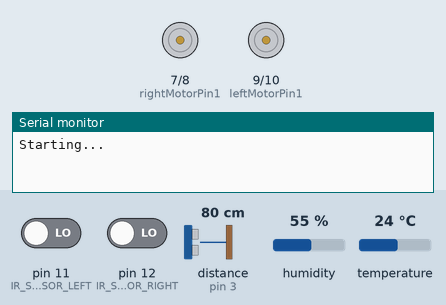
Recording of a sketch running on a simulated Arduino Uno, built with avr-gcc and run on an emulated ATmega328P. On the bench: motor-driver pin pairs drawn as motors (green arrow = first pin HIGH = forward, orange = second pin HIGH = backward, longer = more drive), the last lines printed to the serial monitor. The inputs (shaded band) are chosen by the test bench; at power-on: pin 11 (IR_SENSOR_LEFT) LOW, pin 12 (IR_SENSOR_RIGHT) LOW, distance to the obstacle (sensor on pin 3) 80 cm, humidity 55 %, temperature 24 °C.

Above: at 2.8 s.
2.9 s: pin 11 (IR_SENSOR_LEFT) driven HIGH
At 3.4 s:
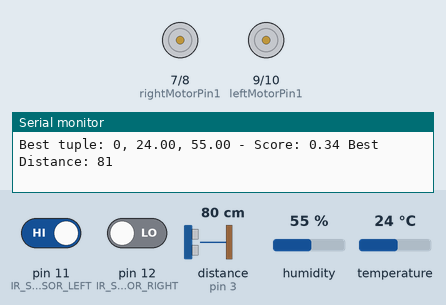
4.5 s: pin 11 (IR_SENSOR_LEFT) driven LOW
At 7.0 s:
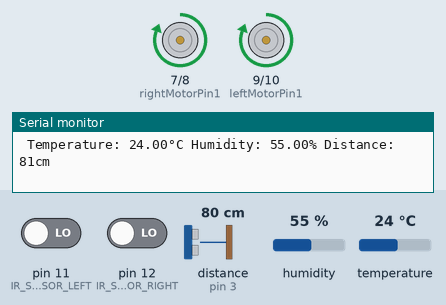
7.6 s: pin 12 (IR_SENSOR_RIGHT) driven HIGH
At 10.0 s:
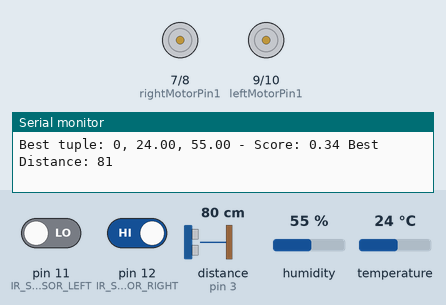
10.6 s: pin 12 (IR_SENSOR_RIGHT) driven LOW
At 13.3 s:
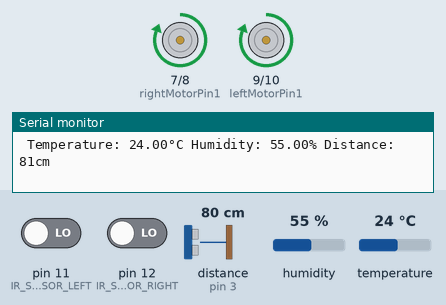
Timing chart, 0 to 14.7 s (numbered marks = the images above; inputs shaded):
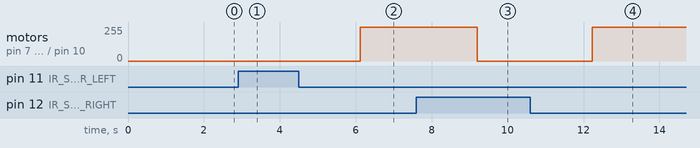

The sketch:

zen.ino.ino
```cpp
#include <NewPing.h>
#include <DHT.h>
// #include <ESP8266WiFi.h>
#include <SoftwareSerial.h>
int signalStrength = 0;
float temperature = 0.0;
float humidity = 0.0;
float distance = 0.0;

int targetSignal = -50;
float targetTemp = 22.0;
float targetHumidity = 50.0;

float weightSignal = 0.4;
float weightTemp = 0.4;
float weightHumidity = 0.2;

float bestScore = -999.0;
int bestSignal = 0;
float bestTemp = 0.0;
float bestHumidity = 0.0;
int bestDistance = 0;

// Set the RX and TX pins for the software serial connection
SoftwareSerial esp8266(5, 6); // RX, TX

#define DHTPIN 4 // Pin where the DHT11 sensor is connected
#define DHTTYPE DHT11 // Type of sensor used

NewPing sonar(2, 3, 200);
DHT dht(DHTPIN, DHTTYPE); // Create an instance of the DHT sensor

#define IR_SENSOR_RIGHT 12
#define IR_SENSOR_LEFT 11
#define MOTOR_SPEED 180

//Right motor
// int enableRightMotor=6;
int rightMotorPin1=7;
int rightMotorPin2=8;

//Left motor
// int enableLeftMotor=5;
int leftMotorPin1=9;
int leftMotorPin2=10;
// byte TCCR0B;

void setup()
{
  Serial.begin(9600);    // Initialize serial communication
  esp8266.begin(9600);  // Set the baud rate for the software serial connection
  Serial.println("Starting...");
  dht.begin();           // Initialize DHT11 sensor
  //The problem with TT gear motors is that, at very low pwm value it does not even rotate.
  //If we increase the PWM value then it rotates faster and our robot is not controlled in that speed and goes out of line.
  //For that we need to increase the frequency of analogWrite.
  //Below line is important to change the frequency of PWM signal on pin D5 and D6
  //Because of this, motor runs in controlled manner (lower speed) at high PWM value.
  //This sets frequecny as 7812.5 hz.
  // TCCR0B = TCCR0B & B11111000 | B00000010 ;

  // put your setup code here, to run once:
  // pinMode(enableRightMotor, OUTPUT);
  pinMode(rightMotorPin1, OUTPUT);
  pinMode(rightMotorPin2, OUTPUT);

  // pinMode(enableLeftMotor, OUTPUT);
  pinMode(leftMotorPin1, OUTPUT);
  pinMode(leftMotorPin2, OUTPUT);

  pinMode(IR_SENSOR_RIGHT, INPUT);
  pinMode(IR_SENSOR_LEFT, INPUT);
  rotateMotor(0,0);
}

unsigned long lostLineTime = 0;
bool lineLost = false;
const unsigned long lineLostDuration = 3000; // Time in milliseconds

void loop()
{
  // Send AT command to the ESP8266 to get the signal strength
  // esp8266.println("AT+CWJAP?");

  // // Wait for the response from the ESP8266
  // delay(1000);
  // while (esp8266.available() > 0) {
  //   // Read the response from the ESP8266
  //   String response = esp8266.readString();
  //   Serial.println(response);

  //   // Extract the signal strength from the response
  //   int start = response.indexOf("RSSI:");
  //   if (start != -1) {
  //     int end = response.indexOf("dBm", start);
  //     if (end != -1) {
  //       String rssi_str = response.substring(start + 5, end);
  //       int rssi = rssi_str.toInt();
  //       Serial.print("Signal Strength: ");
  //       Serial.print(rssi);
  //       Serial.println(" dBm");
  //     }
  //   }
  // }
  delay(2000);
  if (esp8266.available() >= 0) {
    String response = esp8266.readStringUntil('\n');
    if (response.startsWith("Wi-Fi signal strength: ")) {
      signalStrength = response.substring(23).toInt();
      Serial.print("Signal strength: ");
      Serial.print(signalStrength);
    }
  }

  float temperature = dht.readTemperature(); // Read temperature from the DHT sensor
  float humidity = dht.readHumidity(); // Read humidity from the DHT sensor
  int distance = sonar.ping_cm();
  // int signalStrength = WiFi.RSSI();
  Serial.println(" Temperature: " + String(temperature) + "°C "+"Humidity: " + String(humidity)+"% "+"Distance: " + String(distance)+"cm"+"\n");
  //" Wifi Strength "+ String(signalStrength)+
  // Serial.println("Humidity: " + String(humidity));
  // Serial.println("Distance: " + String(distance));

  // Calculate the scores
  float scoreSignal = (targetSignal - signalStrength) / 100.0;
  float scoreTemp = 1.0 - abs(targetTemp - temperature) / targetTemp;
  // Subtracting the normalized value from 1.0 is a way to convert it into a score where
  // a higher value indicates better compliance with the target value.
  // For example, if the target temperature is 22 degrees Celsius and the current temperature is 20 degrees Celsius,
  //then the absolute difference is 2 degrees Celsius.
  //Dividing this by the target temperature of 22 gives 0.0909.
  //Subtracting this from 1.0 gives a score of 0.9091,
  //which indicates that the current temperature is close to the target temperature and thus receives a high score.

  float scoreHumidity = 1.0 - abs(targetHumidity - humidity) / targetHumidity;
  float score = (weightSignal*scoreSignal + weightTemp*scoreTemp + weightHumidity*scoreHumidity) ;

  // Update the best score and tuple if the current score is better
  if (score > bestScore) {
    bestScore = score;
    bestSignal = signalStrength;
    bestTemp = temperature;
    bestHumidity = humidity;
    bestDistance = distance;
  }


  int rightIRSensorValue = digitalRead(IR_SENSOR_RIGHT);
  int leftIRSensorValue = digitalRead(IR_SENSOR_LEFT);

  // Stop moving if the robot is not on the line
  if (rightIRSensorValue == HIGH || leftIRSensorValue == HIGH) {
    // Print the best tuple and score
    Serial.print("Best tuple: ");
    Serial.print(bestSignal);
    Serial.print(", ");
    Serial.print(bestTemp);
    Serial.print(", ");
    Serial.print(bestHumidity);
    Serial.print(" - Score: ");
    Serial.print(bestScore);
    Serial.print(" Best Distance: ");
    Serial.println(bestDistance);
    // Wait for the robot to be placed back on the line
    // while ((rightIRSensorValue || leftIRSensorValue)==LOW) {
    //   delay(2000);
    // }
    // Reset the best score and tuple
    bestScore = -999.0;
    bestSignal = 0;
    bestTemp = 0.0;
    bestHumidity = 0.0;
    // return;
  }

  //If none of the sensors detects black line, then go straight
  if (rightIRSensorValue == LOW && leftIRSensorValue == LOW)
  {
    rotateMotor(MOTOR_SPEED, MOTOR_SPEED);
  }
  //If right sensor detects black line, then turn right
  // else if (rightIRSensorValue == HIGH && leftIRSensorValue == LOW )
  // {
  //     rotateMotor(-MOTOR_SPEED, MOTOR_SPEED);
  // }
  // //If left sensor detects black line, then turn left
  // else if (rightIRSensorValue == LOW && leftIRSensorValue == HIGH )
  // {
  //     rotateMotor(MOTOR_SPEED, -MOTOR_SPEED);
  // }
  //If both the sensors detect black line, then stop
  else
  {
    rotateMotor(0, 0);
  }
}


void rotateMotor(int rightMotorSpeed, int leftMotorSpeed)
{

  if (rightMotorSpeed < 0)
  {
    digitalWrite(rightMotorPin1,LOW);
    digitalWrite(rightMotorPin2,HIGH);
  }
  else if (rightMotorSpeed > 0)
  {
    digitalWrite(rightMotorPin1,HIGH);
    digitalWrite(rightMotorPin2,LOW);
  }
  else
  {
    digitalWrite(rightMotorPin1,LOW);
    digitalWrite(rightMotorPin2,LOW);
  }

  if (leftMotorSpeed < 0)
  {
    digitalWrite(leftMotorPin1,LOW);
    digitalWrite(leftMotorPin2,HIGH);
  }
  else if (leftMotorSpeed > 0)
  {
    digitalWrite(leftMotorPin1,HIGH);
    digitalWrite(leftMotorPin2,LOW);
  }
  else
  {
    digitalWrite(leftMotorPin1,LOW);
    digitalWrite(leftMotorPin2,LOW);
  }
  // analogWrite(enableRightMotor, abs(rightMotorSpeed));
  // analogWrite(enableLeftMotor, abs(leftMotorSpeed));
}
```

Measured:
- after the input at 2.9 s, motor on pin 7 (rightMotorPin1) / pin 8 (rightMotorPin2), motor on pin 9 (leftMotorPin1) / pin 10 (leftMotorPin2): stays stopped (without the input it goes to forward 255/255 after 0.13 s)
- after the input at 4.5 s, motor on pin 7 (rightMotorPin1) / pin 8 (rightMotorPin2), motor on pin 9 (leftMotorPin1) / pin 10 (leftMotorPin2): stopped → forward 255/255 after 1.6 s
- after the input at 7.6 s, motor on pin 7 (rightMotorPin1) / pin 8 (rightMotorPin2), motor on pin 9 (leftMotorPin1) / pin 10 (leftMotorPin2): forward 255/255 → stopped after 1.6 s
- after the input at 10.6 s, motor on pin 7 (rightMotorPin1) / pin 8 (rightMotorPin2), motor on pin 9 (leftMotorPin1) / pin 10 (leftMotorPin2): stopped → forward 255/255 after 1.6 s
